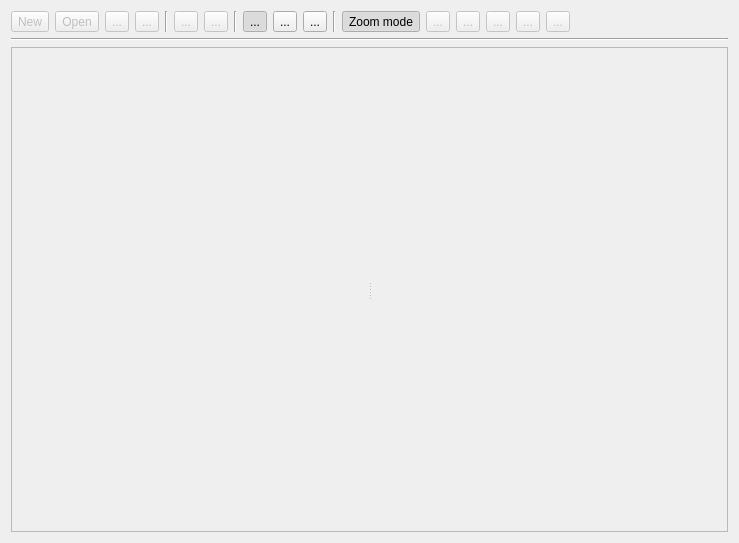
<?xml version="1.0" encoding="UTF-8"?>
<ui version="4.0">
 <class>Form</class>
 <widget class="QWidget" name="Form">
  <property name="geometry">
   <rect>
    <x>0</x>
    <y>0</y>
    <width>739</width>
    <height>543</height>
   </rect>
  </property>
  <property name="windowTitle">
   <string>Mask Editor [*]</string>
  </property>
  <property name="windowIcon">
   <iconset resource="../../../resource/icons/icons.qrc">
    <normaloff>:/icons/maskeditor.svg</normaloff>:/icons/maskeditor.svg</iconset>
  </property>
  <layout class="QVBoxLayout" name="verticalLayout">
   <item>
    <layout class="QHBoxLayout" name="horizontalLayout">
     <item>
      <layout class="QHBoxLayout" name="horizontalLayout_3">
       <item>
        <widget class="QToolButton" name="newMaskToolButton">
         <property name="enabled">
          <bool>false</bool>
         </property>
         <property name="toolTip">
          <string>Create an empty mask</string>
         </property>
         <property name="text">
          <string>New</string>
         </property>
         <property name="icon">
          <iconset theme="document-new">
           <normaloff>.</normaloff>.</iconset>
         </property>
         <property name="iconSize">
          <size>
           <width>24</width>
           <height>24</height>
          </size>
         </property>
        </widget>
       </item>
       <item>
        <widget class="QToolButton" name="loadMaskToolButton">
         <property name="enabled">
          <bool>false</bool>
         </property>
         <property name="toolTip">
          <string>Load a mask from a file</string>
         </property>
         <property name="text">
          <string>Open</string>
         </property>
         <property name="icon">
          <iconset theme="document-open">
           <normaloff>.</normaloff>.</iconset>
         </property>
         <property name="iconSize">
          <size>
           <width>24</width>
           <height>24</height>
          </size>
         </property>
        </widget>
       </item>
       <item>
        <widget class="QToolButton" name="saveMaskToolButton">
         <property name="enabled">
          <bool>false</bool>
         </property>
         <property name="toolTip">
          <string>Save the mask</string>
         </property>
         <property name="text">
          <string>...</string>
         </property>
         <property name="icon">
          <iconset theme="document-save">
           <normaloff>.</normaloff>.</iconset>
         </property>
         <property name="iconSize">
          <size>
           <width>24</width>
           <height>24</height>
          </size>
         </property>
        </widget>
       </item>
       <item>
        <widget class="QToolButton" name="saveMaskAsToolButton">
         <property name="enabled">
          <bool>false</bool>
         </property>
         <property name="toolTip">
          <string>Save the mask under a new name</string>
         </property>
         <property name="text">
          <string>...</string>
         </property>
         <property name="icon">
          <iconset theme="document-save-as">
           <normaloff>.</normaloff>.</iconset>
         </property>
         <property name="iconSize">
          <size>
           <width>24</width>
           <height>24</height>
          </size>
         </property>
        </widget>
       </item>
      </layout>
     </item>
     <item>
      <widget class="Line" name="line">
       <property name="orientation">
        <enum>Qt::Vertical</enum>
       </property>
      </widget>
     </item>
     <item>
      <layout class="QHBoxLayout" name="horizontalLayout_5">
       <item>
        <widget class="QToolButton" name="undoToolButton">
         <property name="enabled">
          <bool>false</bool>
         </property>
         <property name="toolTip">
          <string>Undo the previous operation</string>
         </property>
         <property name="text">
          <string>...</string>
         </property>
         <property name="icon">
          <iconset theme="edit-undo">
           <normaloff>.</normaloff>.</iconset>
         </property>
         <property name="iconSize">
          <size>
           <width>24</width>
           <height>24</height>
          </size>
         </property>
        </widget>
       </item>
       <item>
        <widget class="QToolButton" name="redoToolButton">
         <property name="enabled">
          <bool>false</bool>
         </property>
         <property name="toolTip">
          <string>Redo the previously undone operation</string>
         </property>
         <property name="text">
          <string>...</string>
         </property>
         <property name="icon">
          <iconset theme="edit-redo">
           <normaloff>.</normaloff>.</iconset>
         </property>
         <property name="iconSize">
          <size>
           <width>24</width>
           <height>24</height>
          </size>
         </property>
        </widget>
       </item>
      </layout>
     </item>
     <item>
      <widget class="Line" name="line_2">
       <property name="orientation">
        <enum>Qt::Vertical</enum>
       </property>
      </widget>
     </item>
     <item>
      <layout class="QHBoxLayout" name="horizontalLayout_2">
       <item>
        <widget class="QToolButton" name="maskToolButton">
         <property name="toolTip">
          <string>Masking mode: the next selection will be masked</string>
         </property>
         <property name="text">
          <string>...</string>
         </property>
         <property name="icon">
          <iconset resource="../../../resource/icons/icons.qrc">
           <normaloff>:/icons/mask.svg</normaloff>:/icons/mask.svg</iconset>
         </property>
         <property name="iconSize">
          <size>
           <width>24</width>
           <height>24</height>
          </size>
         </property>
         <property name="checkable">
          <bool>true</bool>
         </property>
         <property name="checked">
          <bool>true</bool>
         </property>
         <property name="autoExclusive">
          <bool>true</bool>
         </property>
        </widget>
       </item>
       <item>
        <widget class="QToolButton" name="unMaskToolButton">
         <property name="toolTip">
          <string>Unmasking mode: the next selection will be unmasked</string>
         </property>
         <property name="text">
          <string>...</string>
         </property>
         <property name="icon">
          <iconset resource="../../../resource/icons/icons.qrc">
           <normaloff>:/icons/unmask.svg</normaloff>:/icons/unmask.svg</iconset>
         </property>
         <property name="iconSize">
          <size>
           <width>24</width>
           <height>24</height>
          </size>
         </property>
         <property name="checkable">
          <bool>true</bool>
         </property>
         <property name="autoExclusive">
          <bool>true</bool>
         </property>
        </widget>
       </item>
       <item>
        <widget class="QToolButton" name="flipMaskToolButton">
         <property name="toolTip">
          <string>Mask flip mode: the mask will be flipped over the next selection (masked -&gt; unmasked, unmasked -&gt; masked)</string>
         </property>
         <property name="text">
          <string>...</string>
         </property>
         <property name="icon">
          <iconset resource="../../../resource/icons/icons.qrc">
           <normaloff>:/icons/flipmask.svg</normaloff>:/icons/flipmask.svg</iconset>
         </property>
         <property name="iconSize">
          <size>
           <width>24</width>
           <height>24</height>
          </size>
         </property>
         <property name="checkable">
          <bool>true</bool>
         </property>
         <property name="autoExclusive">
          <bool>true</bool>
         </property>
        </widget>
       </item>
      </layout>
     </item>
     <item>
      <widget class="Line" name="line_3">
       <property name="orientation">
        <enum>Qt::Vertical</enum>
       </property>
      </widget>
     </item>
     <item>
      <layout class="QHBoxLayout" name="horizontalLayout_4">
       <item>
        <widget class="QToolButton" name="zoomModeToolButton">
         <property name="toolTip">
          <string>Image browsing mode</string>
         </property>
         <property name="text">
          <string>Zoom mode</string>
         </property>
         <property name="icon">
          <iconset theme="edit-find">
           <normaloff>.</normaloff>.</iconset>
         </property>
         <property name="iconSize">
          <size>
           <width>24</width>
           <height>24</height>
          </size>
         </property>
         <property name="checkable">
          <bool>true</bool>
         </property>
         <property name="checked">
          <bool>true</bool>
         </property>
         <property name="autoExclusive">
          <bool>true</bool>
         </property>
        </widget>
       </item>
       <item>
        <widget class="QToolButton" name="selectRectangleToolButton">
         <property name="enabled">
          <bool>false</bool>
         </property>
         <property name="toolTip">
          <string>Select two opposite corners of a rectangle by dragging</string>
         </property>
         <property name="text">
          <string>...</string>
         </property>
         <property name="icon">
          <iconset resource="../../../resource/icons/icons.qrc">
           <normaloff>:/icons/selectrectangle.svg</normaloff>:/icons/selectrectangle.svg</iconset>
         </property>
         <property name="iconSize">
          <size>
           <width>24</width>
           <height>24</height>
          </size>
         </property>
         <property name="checkable">
          <bool>true</bool>
         </property>
         <property name="autoExclusive">
          <bool>true</bool>
         </property>
        </widget>
       </item>
       <item>
        <widget class="QToolButton" name="selectCircleToolButton">
         <property name="enabled">
          <bool>false</bool>
         </property>
         <property name="toolTip">
          <string>Select a circle by dragging from its center</string>
         </property>
         <property name="text">
          <string>...</string>
         </property>
         <property name="icon">
          <iconset resource="../../../resource/icons/icons.qrc">
           <normaloff>:/icons/selectcircle.svg</normaloff>:/icons/selectcircle.svg</iconset>
         </property>
         <property name="iconSize">
          <size>
           <width>24</width>
           <height>24</height>
          </size>
         </property>
         <property name="checkable">
          <bool>true</bool>
         </property>
         <property name="autoExclusive">
          <bool>true</bool>
         </property>
        </widget>
       </item>
       <item>
        <widget class="QToolButton" name="selectPolygonToolButton">
         <property name="enabled">
          <bool>false</bool>
         </property>
         <property name="toolTip">
          <string>Select a polygon by clicking on its corners. Finish by clicking at the first point.</string>
         </property>
         <property name="text">
          <string>...</string>
         </property>
         <property name="icon">
          <iconset resource="../../../resource/icons/icons.qrc">
           <normaloff>:/icons/selectpolygon.svg</normaloff>:/icons/selectpolygon.svg</iconset>
         </property>
         <property name="iconSize">
          <size>
           <width>24</width>
           <height>24</height>
          </size>
         </property>
         <property name="checkable">
          <bool>true</bool>
         </property>
         <property name="autoExclusive">
          <bool>true</bool>
         </property>
        </widget>
       </item>
       <item>
        <widget class="QToolButton" name="selectLassoToolButton">
         <property name="enabled">
          <bool>false</bool>
         </property>
         <property name="toolTip">
          <string>Lasso selector: click and drag around the area to be selected</string>
         </property>
         <property name="text">
          <string>...</string>
         </property>
         <property name="icon">
          <iconset resource="../../../resource/icons/icons.qrc">
           <normaloff>:/icons/selectlasso.svg</normaloff>:/icons/selectlasso.svg</iconset>
         </property>
         <property name="iconSize">
          <size>
           <width>24</width>
           <height>24</height>
          </size>
         </property>
         <property name="checkable">
          <bool>true</bool>
         </property>
         <property name="autoExclusive">
          <bool>true</bool>
         </property>
        </widget>
       </item>
       <item>
        <widget class="QToolButton" name="selectByPixelToolButton">
         <property name="enabled">
          <bool>false</bool>
         </property>
         <property name="toolTip">
          <string>Mask/unmask individual pixels</string>
         </property>
         <property name="text">
          <string>...</string>
         </property>
         <property name="icon">
          <iconset resource="../../../resource/icons/icons.qrc">
           <normaloff>:/icons/pixelhunt.svg</normaloff>:/icons/pixelhunt.svg</iconset>
         </property>
         <property name="iconSize">
          <size>
           <width>24</width>
           <height>24</height>
          </size>
         </property>
         <property name="checkable">
          <bool>true</bool>
         </property>
         <property name="autoExclusive">
          <bool>true</bool>
         </property>
        </widget>
       </item>
      </layout>
     </item>
     <item>
      <spacer name="horizontalSpacer">
       <property name="orientation">
        <enum>Qt::Horizontal</enum>
       </property>
       <property name="sizeHint" stdset="0">
        <size>
         <width>40</width>
         <height>20</height>
        </size>
       </property>
      </spacer>
     </item>
    </layout>
   </item>
   <item>
    <layout class="QHBoxLayout" name="fsnSelectorHorizontalLayout"/>
   </item>
   <item>
    <widget class="Line" name="line_4">
     <property name="orientation">
      <enum>Qt::Horizontal</enum>
     </property>
    </widget>
   </item>
   <item>
    <widget class="QSplitter" name="splitter">
     <property name="frameShape">
      <enum>QFrame::StyledPanel</enum>
     </property>
     <property name="midLineWidth">
      <number>2</number>
     </property>
     <property name="orientation">
      <enum>Qt::Horizontal</enum>
     </property>
     <property name="handleWidth">
      <number>3</number>
     </property>
     <widget class="QWidget" name="verticalLayoutWidget">
      <layout class="QVBoxLayout" name="imageVerticalLayout"/>
     </widget>
     <widget class="QWidget" name="verticalLayoutWidget_2">
      <layout class="QVBoxLayout" name="curveVerticalLayout"/>
     </widget>
    </widget>
   </item>
  </layout>
  <action name="actionNew_mask">
   <property name="icon">
    <iconset theme="document-new">
     <normaloff>../../../../../../</normaloff>../../../../../../</iconset>
   </property>
   <property name="text">
    <string>New mask</string>
   </property>
   <property name="toolTip">
    <string>Create a new, empty mask</string>
   </property>
   <property name="shortcut">
    <string>Ctrl+N</string>
   </property>
  </action>
  <action name="actionLoad_mask">
   <property name="icon">
    <iconset theme="document-open">
     <normaloff>../../../../../../</normaloff>../../../../../../</iconset>
   </property>
   <property name="text">
    <string>Load mask</string>
   </property>
   <property name="toolTip">
    <string>Load a mask file</string>
   </property>
   <property name="shortcut">
    <string>Ctrl+O</string>
   </property>
  </action>
  <action name="actionSave_mask">
   <property name="icon">
    <iconset theme="document-save">
     <normaloff>../../../../../../</normaloff>../../../../../../</iconset>
   </property>
   <property name="text">
    <string>Save mask</string>
   </property>
   <property name="toolTip">
    <string>Save the mask</string>
   </property>
   <property name="shortcut">
    <string>Ctrl+S</string>
   </property>
  </action>
  <action name="actionSave_mask_as">
   <property name="icon">
    <iconset theme="document-save-as">
     <normaloff>../../../../../../</normaloff>../../../../../../</iconset>
   </property>
   <property name="text">
    <string>Save mask as...</string>
   </property>
   <property name="toolTip">
    <string>Save mask under a different file name</string>
   </property>
  </action>
  <action name="actionUndo">
   <property name="icon">
    <iconset theme="edit-undo">
     <normaloff>../../../../../../</normaloff>../../../../../../</iconset>
   </property>
   <property name="text">
    <string>Undo</string>
   </property>
   <property name="toolTip">
    <string>Undo last operation</string>
   </property>
   <property name="shortcut">
    <string>Ctrl+Z</string>
   </property>
  </action>
  <action name="actionRedo">
   <property name="icon">
    <iconset theme="edit-redo">
     <normaloff>../../../../../../</normaloff>../../../../../../</iconset>
   </property>
   <property name="text">
    <string>Redo</string>
   </property>
   <property name="toolTip">
    <string>Redo last undone operation</string>
   </property>
   <property name="shortcut">
    <string>Ctrl+Shift+Z</string>
   </property>
  </action>
  <action name="actionMasking">
   <property name="checkable">
    <bool>true</bool>
   </property>
   <property name="checked">
    <bool>true</bool>
   </property>
   <property name="icon">
    <iconset resource="../../../resource/icons/icons.qrc">
     <normaloff>:/icons/mask.svg</normaloff>:/icons/mask.svg</iconset>
   </property>
   <property name="text">
    <string>Masking</string>
   </property>
   <property name="toolTip">
    <string>Set masking mode</string>
   </property>
  </action>
  <action name="actionUnmasking">
   <property name="checkable">
    <bool>true</bool>
   </property>
   <property name="icon">
    <iconset resource="../../../resource/icons/icons.qrc">
     <normaloff>:/icons/unmask.svg</normaloff>:/icons/unmask.svg</iconset>
   </property>
   <property name="text">
    <string>Unmasking</string>
   </property>
   <property name="toolTip">
    <string>Set unmasking mode</string>
   </property>
  </action>
  <action name="actionFlipping">
   <property name="checkable">
    <bool>true</bool>
   </property>
   <property name="icon">
    <iconset resource="../../../resource/icons/icons.qrc">
     <normaloff>:/icons/flipmask.svg</normaloff>:/icons/flipmask.svg</iconset>
   </property>
   <property name="text">
    <string>Flipping</string>
   </property>
   <property name="toolTip">
    <string>Set mask flipping mode</string>
   </property>
  </action>
  <action name="actionSelect_rectangle">
   <property name="checkable">
    <bool>true</bool>
   </property>
   <property name="icon">
    <iconset resource="../../../resource/icons/icons.qrc">
     <normaloff>:/icons/selectrectangle.svg</normaloff>:/icons/selectrectangle.svg</iconset>
   </property>
   <property name="text">
    <string>Select a rectangle</string>
   </property>
   <property name="toolTip">
    <string>Select a rectangle</string>
   </property>
  </action>
  <action name="actionSelect_a_circle">
   <property name="checkable">
    <bool>true</bool>
   </property>
   <property name="icon">
    <iconset resource="../../../resource/icons/icons.qrc">
     <normaloff>:/icons/selectcircle.svg</normaloff>:/icons/selectcircle.svg</iconset>
   </property>
   <property name="text">
    <string>Select a circle</string>
   </property>
   <property name="toolTip">
    <string>Select a circle</string>
   </property>
  </action>
  <action name="actionSelect_a_polygon">
   <property name="checkable">
    <bool>true</bool>
   </property>
   <property name="icon">
    <iconset resource="../../../resource/icons/icons.qrc">
     <normaloff>:/icons/selectpolygon.svg</normaloff>:/icons/selectpolygon.svg</iconset>
   </property>
   <property name="text">
    <string>Select a polygon</string>
   </property>
   <property name="toolTip">
    <string>Select a polygon</string>
   </property>
  </action>
  <action name="actionSelect_free_hand">
   <property name="checkable">
    <bool>true</bool>
   </property>
   <property name="icon">
    <iconset resource="../../../resource/icons/icons.qrc">
     <normaloff>:/icons/selectlasso.svg</normaloff>:/icons/selectlasso.svg</iconset>
   </property>
   <property name="text">
    <string>Select free-hand</string>
   </property>
   <property name="toolTip">
    <string>Select a free-hand drawn area</string>
   </property>
  </action>
  <action name="actionPixel_hunting">
   <property name="checkable">
    <bool>true</bool>
   </property>
   <property name="icon">
    <iconset resource="../../../resource/icons/icons.qrc">
     <normaloff>:/icons/pixelhunt.svg</normaloff>:/icons/pixelhunt.svg</iconset>
   </property>
   <property name="text">
    <string>Pixel hunting</string>
   </property>
   <property name="toolTip">
    <string>Pixel-by-pixel selection</string>
   </property>
  </action>
  <action name="actionQ_range_cursor">
   <property name="checkable">
    <bool>true</bool>
   </property>
   <property name="text">
    <string>Q-range cursor</string>
   </property>
   <property name="toolTip">
    <string>Enable the q-range cursor on the scattering curve</string>
   </property>
  </action>
 </widget>
 <tabstops>
  <tabstop>newMaskToolButton</tabstop>
  <tabstop>loadMaskToolButton</tabstop>
  <tabstop>saveMaskToolButton</tabstop>
  <tabstop>saveMaskAsToolButton</tabstop>
  <tabstop>undoToolButton</tabstop>
  <tabstop>redoToolButton</tabstop>
  <tabstop>maskToolButton</tabstop>
  <tabstop>unMaskToolButton</tabstop>
  <tabstop>flipMaskToolButton</tabstop>
  <tabstop>zoomModeToolButton</tabstop>
  <tabstop>selectRectangleToolButton</tabstop>
  <tabstop>selectCircleToolButton</tabstop>
  <tabstop>selectPolygonToolButton</tabstop>
  <tabstop>selectLassoToolButton</tabstop>
  <tabstop>selectByPixelToolButton</tabstop>
 </tabstops>
 <resources>
  <include location="../../../resource/icons/icons.qrc"/>
 </resources>
 <connections/>
</ui>
